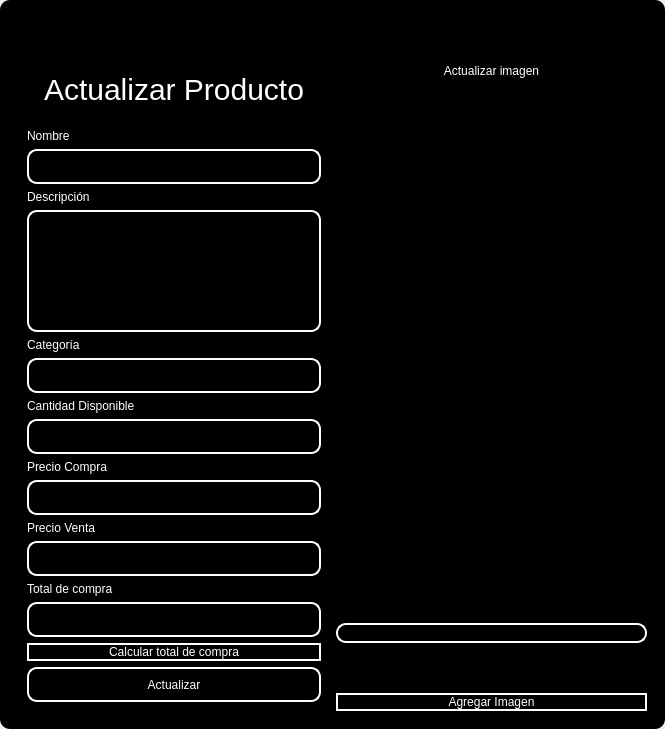
<?xml version="1.0" encoding="UTF-8"?>
<ui version="4.0">
 <class>MainWindow</class>
 <widget class="QMainWindow" name="MainWindow">
  <property name="geometry">
   <rect>
    <x>0</x>
    <y>0</y>
    <width>665</width>
    <height>729</height>
   </rect>
  </property>
  <property name="windowTitle">
   <string>MainWindow</string>
  </property>
  <property name="styleSheet">
   <string notr="true"/>
  </property>
  <widget class="QWidget" name="centralwidget">
   <property name="styleSheet">
    <string notr="true"/>
   </property>
   <layout class="QVBoxLayout" name="verticalLayout">
    <property name="spacing">
     <number>0</number>
    </property>
    <property name="leftMargin">
     <number>0</number>
    </property>
    <property name="topMargin">
     <number>0</number>
    </property>
    <property name="rightMargin">
     <number>0</number>
    </property>
    <property name="bottomMargin">
     <number>0</number>
    </property>
    <item>
     <widget class="QFrame" name="frame">
      <property name="enabled">
       <bool>true</bool>
      </property>
      <property name="styleSheet">
       <string notr="true">QFrame {
	border-radius:10px;
	background-color: rgb(0, 0, 0);
 }
</string>
      </property>
      <property name="frameShape">
       <enum>QFrame::StyledPanel</enum>
      </property>
      <property name="frameShadow">
       <enum>QFrame::Raised</enum>
      </property>
      <layout class="QVBoxLayout" name="verticalLayout_2">
       <item>
        <widget class="QFrame" name="frame_superior">
         <property name="minimumSize">
          <size>
           <width>0</width>
           <height>40</height>
          </size>
         </property>
         <property name="maximumSize">
          <size>
           <width>16777215</width>
           <height>40</height>
          </size>
         </property>
         <property name="styleSheet">
          <string notr="true">QPushButton{
border-radius:18px;
}

QPushButton:hover{
	background-color: rgb(0, 0, 0);
}
</string>
         </property>
         <property name="frameShape">
          <enum>QFrame::StyledPanel</enum>
         </property>
         <property name="frameShadow">
          <enum>QFrame::Raised</enum>
         </property>
         <layout class="QHBoxLayout" name="horizontalLayout_3">
          <property name="spacing">
           <number>4</number>
          </property>
          <property name="leftMargin">
           <number>0</number>
          </property>
          <property name="topMargin">
           <number>0</number>
          </property>
          <property name="rightMargin">
           <number>0</number>
          </property>
          <property name="bottomMargin">
           <number>0</number>
          </property>
          <item>
           <widget class="QPushButton" name="btn_icon">
            <property name="text">
             <string/>
            </property>
            <property name="iconSize">
             <size>
              <width>40</width>
              <height>40</height>
             </size>
            </property>
           </widget>
          </item>
          <item>
           <spacer name="horizontalSpacer_2">
            <property name="orientation">
             <enum>Qt::Horizontal</enum>
            </property>
            <property name="sizeHint" stdset="0">
             <size>
              <width>443</width>
              <height>20</height>
             </size>
            </property>
           </spacer>
          </item>
          <item>
           <widget class="QPushButton" name="bt_minimizar">
            <property name="minimumSize">
             <size>
              <width>38</width>
              <height>38</height>
             </size>
            </property>
            <property name="maximumSize">
             <size>
              <width>38</width>
              <height>38</height>
             </size>
            </property>
            <property name="cursor">
             <cursorShape>PointingHandCursor</cursorShape>
            </property>
            <property name="text">
             <string/>
            </property>
            <property name="icon">
             <iconset>
              <normaloff>image/minus.svg</normaloff>image/minus.svg</iconset>
            </property>
            <property name="iconSize">
             <size>
              <width>38</width>
              <height>38</height>
             </size>
            </property>
           </widget>
          </item>
          <item>
           <widget class="QPushButton" name="bt_maximizar">
            <property name="minimumSize">
             <size>
              <width>38</width>
              <height>38</height>
             </size>
            </property>
            <property name="maximumSize">
             <size>
              <width>38</width>
              <height>38</height>
             </size>
            </property>
            <property name="cursor">
             <cursorShape>PointingHandCursor</cursorShape>
            </property>
            <property name="text">
             <string/>
            </property>
            <property name="icon">
             <iconset>
              <normaloff>image/chevron-up.svg</normaloff>image/chevron-up.svg</iconset>
            </property>
            <property name="iconSize">
             <size>
              <width>38</width>
              <height>38</height>
             </size>
            </property>
           </widget>
          </item>
          <item>
           <widget class="QPushButton" name="bt_restaurar">
            <property name="minimumSize">
             <size>
              <width>38</width>
              <height>38</height>
             </size>
            </property>
            <property name="maximumSize">
             <size>
              <width>38</width>
              <height>38</height>
             </size>
            </property>
            <property name="cursor">
             <cursorShape>PointingHandCursor</cursorShape>
            </property>
            <property name="text">
             <string/>
            </property>
            <property name="icon">
             <iconset>
              <normaloff>image/chevron-down.svg</normaloff>image/chevron-down.svg</iconset>
            </property>
            <property name="iconSize">
             <size>
              <width>38</width>
              <height>38</height>
             </size>
            </property>
           </widget>
          </item>
          <item>
           <widget class="QPushButton" name="bt_cerrar">
            <property name="minimumSize">
             <size>
              <width>38</width>
              <height>38</height>
             </size>
            </property>
            <property name="maximumSize">
             <size>
              <width>38</width>
              <height>38</height>
             </size>
            </property>
            <property name="cursor">
             <cursorShape>PointingHandCursor</cursorShape>
            </property>
            <property name="text">
             <string/>
            </property>
            <property name="icon">
             <iconset>
              <normaloff>image/x.svg</normaloff>image/x.svg</iconset>
            </property>
            <property name="iconSize">
             <size>
              <width>38</width>
              <height>38</height>
             </size>
            </property>
           </widget>
          </item>
         </layout>
        </widget>
       </item>
       <item>
        <widget class="QFrame" name="frame_3">
         <property name="styleSheet">
          <string notr="true">QLabel {
	color: rgb(255, 255, 254);
	font: 12pt &quot;Arial&quot;;
	background-color: rgba(0, 0, 0,0);
}

QTextEdit{
background-color: rgba(0, 0, 0,0);
border-radius:10px; 
font: 12pt &quot;Arial&quot;;
color: rgb(255, 255, 254);
border: 2px solid  rgb(255, 255, 255);

}

QTextEdit:hover{
background-color: rgba(0, 0, 0,0);
border-radius:10px; 
font: 12pt &quot;Arial&quot;;
border: 2px solid  rgb(120, 0, 171);
}

QTextEdit:focus{
background-color: rgb(0, 0, 0);
border-radius:10px; 
font: 12pt &quot;Arial&quot;;
border: 2px solid rgb(120, 0, 171);
}

QLineEdit{
background-color: rgba(0, 0, 0,0);
border-radius:10px; 
font: 12pt &quot;Arial&quot;;
color: rgb(255, 255, 254);
border: 2px solid  rgb(255, 255, 255);

}

QLineEdit:hover{
background-color: rgba(0, 0, 0,0);
border-radius:10px; 
font: 12pt &quot;Arial&quot;;
border: 2px solid  rgb(120, 0, 171);
}

QLineEdit:focus{
background-color: rgb(0, 0, 0);
border-radius:10px; 
font: 12pt &quot;Arial&quot;;
border: 2px solid rgb(120, 0, 171);
}

QCheckBox{
	font: 12pt &quot;Arial&quot;;
	color: rgb(255, 255, 255);
}

QCheckBox::indicator {
    width: 18px;
    height:18px;
}

QCheckBox::indicator:unchecked {
   background-image: url(image/square.svg);
}

QCheckBox::indicator:checked {
   background-image: url(image/check-square.svg);
}

QPushButton{
border-radius:10px; 
font: 12pt &quot;Arial&quot;;
color: rgb(255, 255, 254);
border: 2px solid #ffffff;
}

QPushButton:hover{
border-radius:10px; 
font: 12pt &quot;Arial&quot;;
color: rgb(255, 255, 255);
border: 2px solid rgb(120, 0, 171);
	background-color: rgb(120, 0, 171);
}
</string>
         </property>
         <property name="frameShape">
          <enum>QFrame::StyledPanel</enum>
         </property>
         <property name="frameShadow">
          <enum>QFrame::Raised</enum>
         </property>
         <layout class="QHBoxLayout" name="horizontalLayout_4">
          <item>
           <layout class="QVBoxLayout" name="verticalLayout_4">
            <item>
             <widget class="QLabel" name="label_3">
              <property name="minimumSize">
               <size>
                <width>100</width>
                <height>50</height>
               </size>
              </property>
              <property name="styleSheet">
               <string notr="true">font-size: 30px;
color: rgb(255, 255, 255);</string>
              </property>
              <property name="text">
               <string>Actualizar Producto</string>
              </property>
              <property name="alignment">
               <set>Qt::AlignCenter</set>
              </property>
             </widget>
            </item>
            <item>
             <widget class="QFrame" name="frame_4">
              <property name="maximumSize">
               <size>
                <width>400</width>
                <height>600</height>
               </size>
              </property>
              <property name="styleSheet">
               <string notr="true">QLabel {
	color: rgb(255, 255, 254);
	font: 12pt &quot;Arial&quot;;
	background-color: rgba(0, 0, 0,0);
}

QTextEdit{
background-color: rgba(0, 0, 0,0);
border-radius:10px; 
font: 12pt &quot;Arial&quot;;
color: rgb(255, 255, 254);
border: 2px solid  rgb(255, 255, 255);

}

QTextEdit:hover{
background-color: rgba(0, 0, 0,0);
border-radius:10px; 
font: 12pt &quot;Arial&quot;;
border: 2px solid  rgb(120, 0, 171);
}

QTextEdit:focus{
background-color: rgb(0, 0, 0);
border-radius:10px; 
font: 12pt &quot;Arial&quot;;
border: 2px solid rgb(120, 0, 171);
}

QLineEdit{
background-color: rgba(0, 0, 0,0);
border-radius:10px; 
font: 12pt &quot;Arial&quot;;
color: rgb(255, 255, 254);
border: 2px solid  rgb(255, 255, 255);

}

QLineEdit:hover{
background-color: rgba(0, 0, 0,0);
border-radius:10px; 
font: 12pt &quot;Arial&quot;;
border: 2px solid  rgb(120, 0, 171);
}

QLineEdit:focus{
background-color: rgb(0, 0, 0);
border-radius:10px; 
font: 12pt &quot;Arial&quot;;
border: 2px solid rgb(120, 0, 171);
}

QCheckBox{
	font: 12pt &quot;Arial&quot;;
	color: rgb(255, 255, 255);
}

QCheckBox::indicator {
    width: 18px;
    height:18px;
}

QCheckBox::indicator:unchecked {
   background-image: url(image/square.svg);
}

QCheckBox::indicator:checked {
   background-image: url(image/check-square.svg);
}

QPushButton{
border-radius:10px; 
font: 12pt &quot;Arial&quot;;
color: rgb(255, 255, 254);
border: 2px solid #ffffff;
}

QPushButton:hover{
border-radius:10px; 
font: 12pt &quot;Arial&quot;;
color: rgb(255, 255, 255);
border: 2px solid rgb(120, 0, 171);
	background-color: rgb(120, 0, 171);
}
</string>
              </property>
              <property name="frameShape">
               <enum>QFrame::StyledPanel</enum>
              </property>
              <property name="frameShadow">
               <enum>QFrame::Raised</enum>
              </property>
              <layout class="QVBoxLayout" name="verticalLayout_3">
               <item>
                <spacer name="verticalSpacer_3">
                 <property name="orientation">
                  <enum>Qt::Vertical</enum>
                 </property>
                 <property name="sizeHint" stdset="0">
                  <size>
                   <width>20</width>
                   <height>40</height>
                  </size>
                 </property>
                </spacer>
               </item>
               <item>
                <widget class="QLabel" name="label_4">
                 <property name="text">
                  <string>Nombre</string>
                 </property>
                </widget>
               </item>
               <item>
                <widget class="QLineEdit" name="nametxt">
                 <property name="minimumSize">
                  <size>
                   <width>0</width>
                   <height>35</height>
                  </size>
                 </property>
                 <property name="text">
                  <string/>
                 </property>
                </widget>
               </item>
               <item>
                <widget class="QLabel" name="label_7">
                 <property name="text">
                  <string>Descripción</string>
                 </property>
                </widget>
               </item>
               <item>
                <widget class="QTextEdit" name="descriptiontxt">
                 <property name="minimumSize">
                  <size>
                   <width>0</width>
                   <height>40</height>
                  </size>
                 </property>
                </widget>
               </item>
               <item>
                <spacer name="verticalSpacer_4">
                 <property name="orientation">
                  <enum>Qt::Vertical</enum>
                 </property>
                 <property name="sizeHint" stdset="0">
                  <size>
                   <width>20</width>
                   <height>40</height>
                  </size>
                 </property>
                </spacer>
               </item>
               <item>
                <widget class="QLabel" name="label_5">
                 <property name="text">
                  <string>Categoría</string>
                 </property>
                </widget>
               </item>
               <item>
                <widget class="QLineEdit" name="categorytxt">
                 <property name="minimumSize">
                  <size>
                   <width>0</width>
                   <height>35</height>
                  </size>
                 </property>
                 <property name="maximumSize">
                  <size>
                   <width>16777215</width>
                   <height>16777215</height>
                  </size>
                 </property>
                 <property name="echoMode">
                  <enum>QLineEdit::Normal</enum>
                 </property>
                </widget>
               </item>
               <item>
                <spacer name="verticalSpacer_5">
                 <property name="orientation">
                  <enum>Qt::Vertical</enum>
                 </property>
                 <property name="sizeHint" stdset="0">
                  <size>
                   <width>20</width>
                   <height>40</height>
                  </size>
                 </property>
                </spacer>
               </item>
               <item>
                <widget class="QLabel" name="label">
                 <property name="text">
                  <string>Cantidad Disponible</string>
                 </property>
                </widget>
               </item>
               <item>
                <widget class="QLineEdit" name="stocktxt">
                 <property name="minimumSize">
                  <size>
                   <width>0</width>
                   <height>35</height>
                  </size>
                 </property>
                </widget>
               </item>
               <item>
                <widget class="QLabel" name="label_2">
                 <property name="text">
                  <string>Precio Compra</string>
                 </property>
                </widget>
               </item>
               <item>
                <spacer name="verticalSpacer_6">
                 <property name="orientation">
                  <enum>Qt::Vertical</enum>
                 </property>
                 <property name="sizeHint" stdset="0">
                  <size>
                   <width>20</width>
                   <height>40</height>
                  </size>
                 </property>
                </spacer>
               </item>
               <item>
                <widget class="QLineEdit" name="pricepurchtxt">
                 <property name="minimumSize">
                  <size>
                   <width>0</width>
                   <height>35</height>
                  </size>
                 </property>
                </widget>
               </item>
               <item>
                <spacer name="verticalSpacer_10">
                 <property name="orientation">
                  <enum>Qt::Vertical</enum>
                 </property>
                 <property name="sizeHint" stdset="0">
                  <size>
                   <width>20</width>
                   <height>40</height>
                  </size>
                 </property>
                </spacer>
               </item>
               <item>
                <widget class="QLabel" name="label_6">
                 <property name="text">
                  <string>Precio Venta</string>
                 </property>
                </widget>
               </item>
               <item>
                <widget class="QLineEdit" name="pricesaletxt">
                 <property name="minimumSize">
                  <size>
                   <width>0</width>
                   <height>35</height>
                  </size>
                 </property>
                </widget>
               </item>
               <item>
                <widget class="QLabel" name="label_8">
                 <property name="text">
                  <string>Total de compra</string>
                 </property>
                </widget>
               </item>
               <item>
                <widget class="QLineEdit" name="totaltxt">
                 <property name="enabled">
                  <bool>false</bool>
                 </property>
                 <property name="minimumSize">
                  <size>
                   <width>0</width>
                   <height>35</height>
                  </size>
                 </property>
                 <property name="maximumSize">
                  <size>
                   <width>16777215</width>
                   <height>16777215</height>
                  </size>
                 </property>
                </widget>
               </item>
               <item>
                <widget class="QPushButton" name="btn_calculate_total">
                 <property name="cursor">
                  <cursorShape>PointingHandCursor</cursorShape>
                 </property>
                 <property name="text">
                  <string>Calcular total de compra</string>
                 </property>
                </widget>
               </item>
               <item>
                <spacer name="verticalSpacer_9">
                 <property name="orientation">
                  <enum>Qt::Vertical</enum>
                 </property>
                 <property name="sizeHint" stdset="0">
                  <size>
                   <width>20</width>
                   <height>50</height>
                  </size>
                 </property>
                </spacer>
               </item>
               <item>
                <widget class="QPushButton" name="btn_update">
                 <property name="minimumSize">
                  <size>
                   <width>0</width>
                   <height>35</height>
                  </size>
                 </property>
                 <property name="cursor">
                  <cursorShape>PointingHandCursor</cursorShape>
                 </property>
                 <property name="text">
                  <string>Actualizar</string>
                 </property>
                </widget>
               </item>
               <item>
                <spacer name="verticalSpacer_7">
                 <property name="orientation">
                  <enum>Qt::Vertical</enum>
                 </property>
                 <property name="sizeHint" stdset="0">
                  <size>
                   <width>20</width>
                   <height>40</height>
                  </size>
                 </property>
                </spacer>
               </item>
               <item>
                <spacer name="verticalSpacer_8">
                 <property name="orientation">
                  <enum>Qt::Vertical</enum>
                 </property>
                 <property name="sizeHint" stdset="0">
                  <size>
                   <width>20</width>
                   <height>40</height>
                  </size>
                 </property>
                </spacer>
               </item>
              </layout>
             </widget>
            </item>
           </layout>
          </item>
          <item>
           <layout class="QVBoxLayout" name="verticalLayout_5">
            <property name="spacing">
             <number>50</number>
            </property>
            <property name="leftMargin">
             <number>0</number>
            </property>
            <property name="topMargin">
             <number>0</number>
            </property>
            <property name="rightMargin">
             <number>0</number>
            </property>
            <property name="bottomMargin">
             <number>0</number>
            </property>
            <item>
             <widget class="QLabel" name="label_9">
              <property name="layoutDirection">
               <enum>Qt::LeftToRight</enum>
              </property>
              <property name="styleSheet">
               <string notr="true">color: rgb(255, 255, 255);
font: 30pt &quot;MS Shell Dlg 2&quot;;</string>
              </property>
              <property name="text">
               <string>Actualizar imagen</string>
              </property>
              <property name="alignment">
               <set>Qt::AlignCenter</set>
              </property>
             </widget>
            </item>
            <item>
             <layout class="QHBoxLayout" name="horizontalLayout">
              <item>
               <spacer name="horizontalSpacer_3">
                <property name="orientation">
                 <enum>Qt::Vertical</enum>
                </property>
                <property name="sizeHint" stdset="0">
                 <size>
                  <width>20</width>
                  <height>40</height>
                 </size>
                </property>
               </spacer>
              </item>
              <item>
               <widget class="QLabel" name="image_label">
                <property name="minimumSize">
                 <size>
                  <width>55</width>
                  <height>0</height>
                 </size>
                </property>
                <property name="text">
                 <string/>
                </property>
               </widget>
              </item>
              <item>
               <spacer name="horizontalSpacer">
                <property name="orientation">
                 <enum>Qt::Vertical</enum>
                </property>
                <property name="sizeHint" stdset="0">
                 <size>
                  <width>20</width>
                  <height>40</height>
                 </size>
                </property>
               </spacer>
              </item>
             </layout>
            </item>
            <item>
             <widget class="QLineEdit" name="imagetxt">
              <property name="enabled">
               <bool>false</bool>
              </property>
             </widget>
            </item>
            <item>
             <widget class="QPushButton" name="btn_add_image">
              <property name="cursor">
               <cursorShape>PointingHandCursor</cursorShape>
              </property>
              <property name="text">
               <string>Agregar Imagen</string>
              </property>
             </widget>
            </item>
           </layout>
          </item>
         </layout>
        </widget>
       </item>
      </layout>
     </widget>
    </item>
   </layout>
  </widget>
 </widget>
 <resources/>
 <connections/>
</ui>
